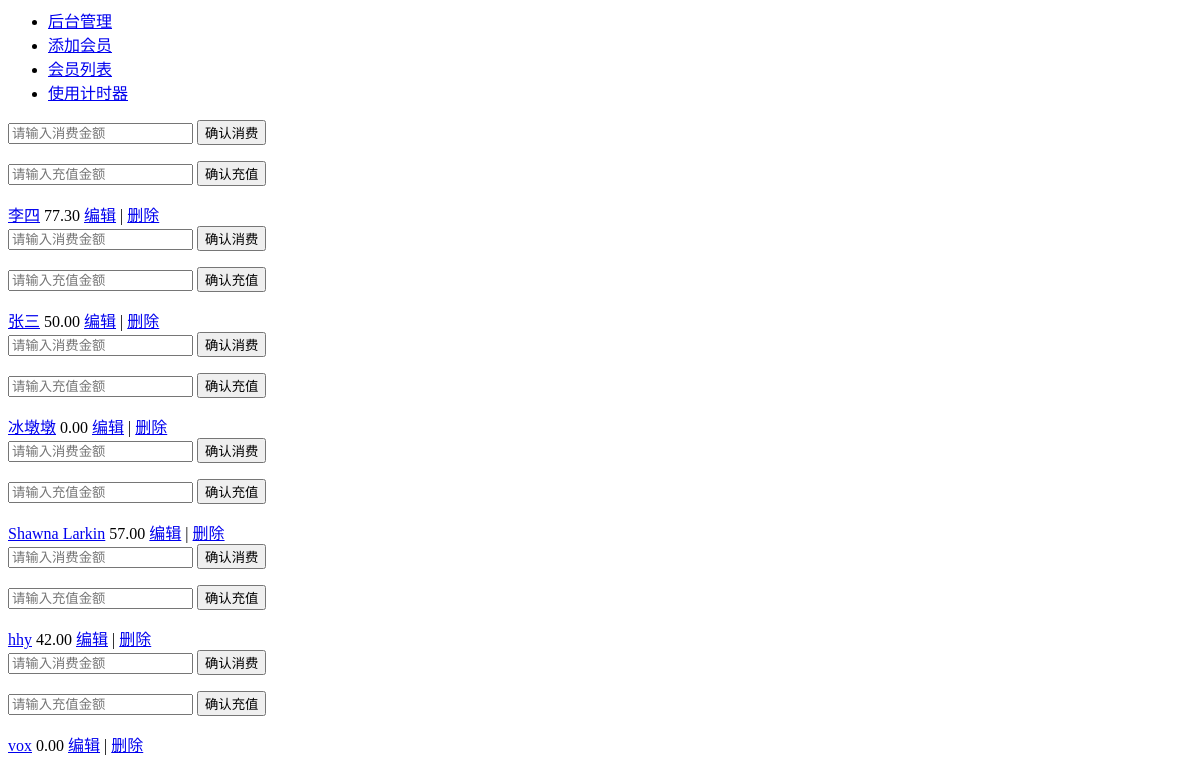
/search/, run on an earlier commit of the app's database.
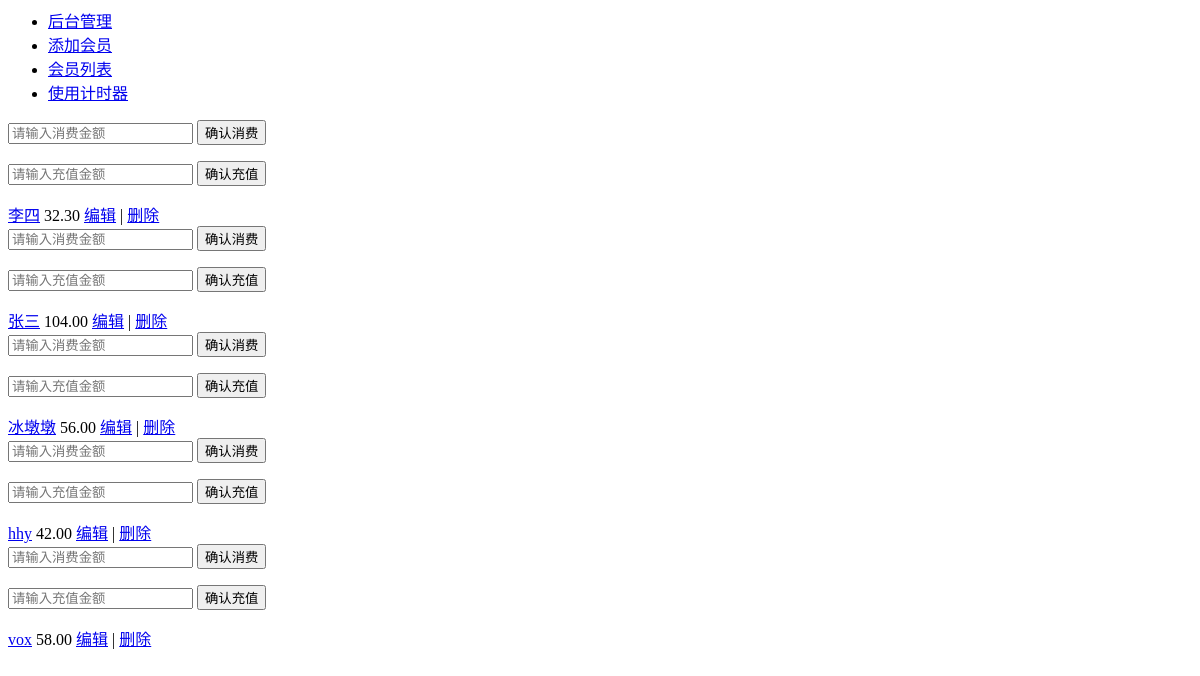
And on a later commit of the database.
### membership/models.py (models this page shows, shortened)
class Member(models.Model):
    name = models.CharField(max_length=50)
    phone = models.CharField(max_length=20)
    card_number = models.CharField(max_length=20)
    balance = models.DecimalField(max_digits=10, decimal_places=2, validators=[MinValueValidator(0)])

### membership/views.py (the view)
# urls.py: path('search/', views.search_member, name='search_member'),
def search_member(request):
    search_query = request.GET.get('search', '')
    members = Member.objects.filter(Q(name__icontains=search_query) | Q(phone__icontains=search_query))
    return render(request, 'membership/membership_list.html', {'members': members})

### membership/templates/membership/membership_list.html (shortened to what this page needs)
<nav>
    <ul>
        <li><a href="{% url 'admin:index' %}">后台管理</a></li>
        <li><a href="{% url 'membership:add_member' %}">添加会员</a></li>
        <li><a href="{% url 'membership:index' %}">会员列表</a></li>
        <li><a href="{% url 'membership:timer' %}">使用计时器</a></li>
    </ul>
</nav>
{% for member in members %}
    <form method="POST" action="{% url 'membership:consume' %}">
        <input type="text" name="amount" placeholder="请输入消费金额">
        <button data-action="consume" type="submit">确认消费</button>
    </form>
    <form method="POST" action="{% url 'membership:deposit' %}">
        <input type="text" name="amount" placeholder="请输入充值金额">
        <button data-action="deposit"  type="submit">确认充值</button>
    </form>
    <tr>
        <a href="{% url 'membership:detail' member.id %}">{{ member.name }}</a>
        <td>{{ member.balance }}</td>
        <td>
            <a href="{% url 'membership:edit_member' member.pk %}">编辑</a> |
            <a href="{% url 'membership:delete_member' member.pk %}">删除</a>
        </td>
    </tr>
{% empty %}
    <li>没有符合条件的会员</li>
{% endfor %}

What changed in the data, as far as the page shows it:
removed Member: name "Shawna Larkin", balance "57.00"
changed Member "李四": balance "77.30" → "32.30"
changed Member "张三": balance "50.00" → "104.00"
changed Member "冰墩墩": balance "0.00" → "56.00"
changed Member "vox": balance "0.00" → "58.00"
